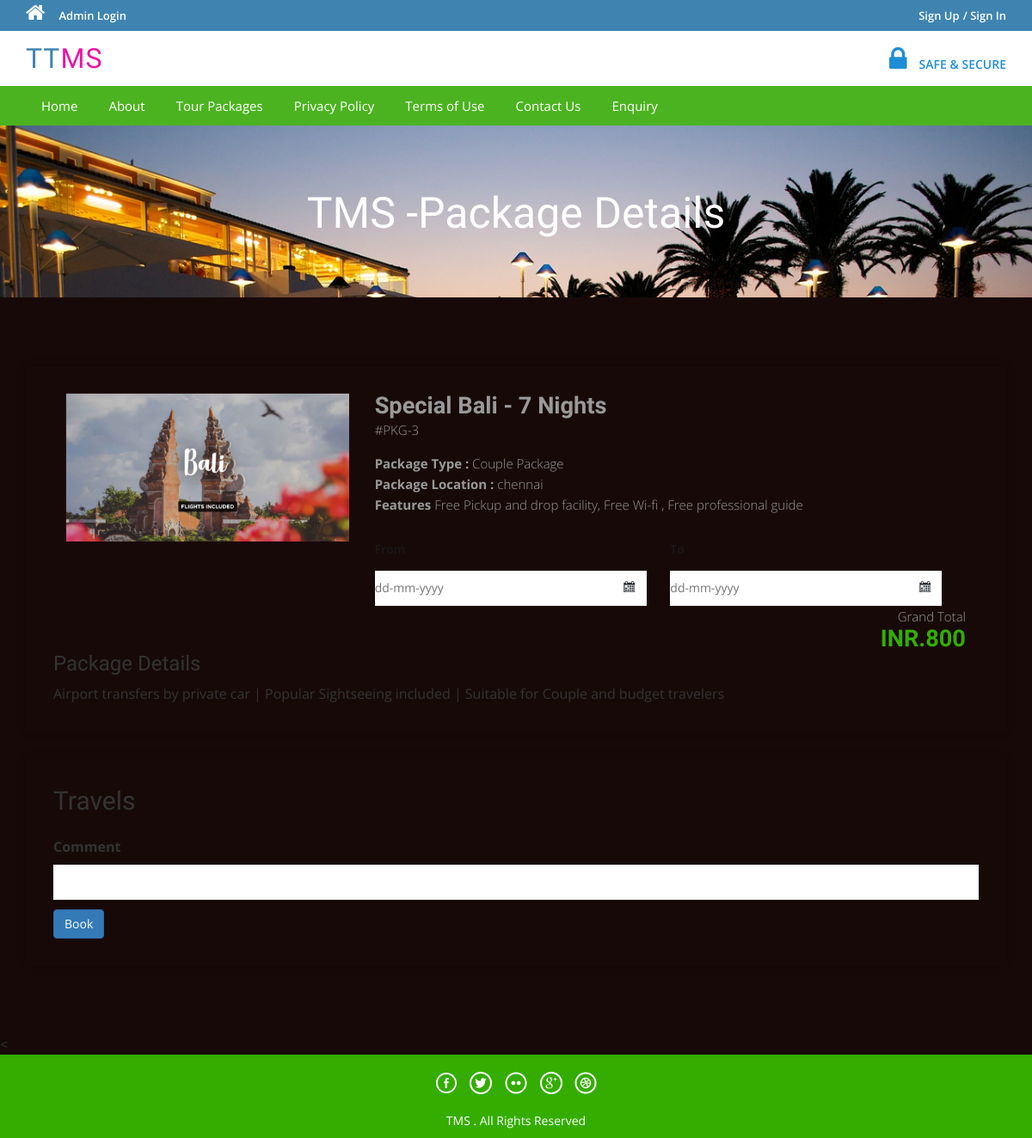
Page /tms/package-details.php?pkgid=3 on the committed database.
### tables this page shows
CREATE TABLE `tbltourpackages` (
  `PackageId` int(11) NOT NULL,
  `PackageName` varchar(200) DEFAULT NULL,
  `PackageType` varchar(150) DEFAULT NULL,
  `PackageLocation` varchar(100) DEFAULT NULL,
  `PackagePrice` int(11) DEFAULT NULL,
  `PackageFetures` varchar(255) DEFAULT NULL,
  `PackageDetails` mediumtext DEFAULT NULL,
  `PackageImage` varchar(100) DEFAULT NULL,
  `Creationdate` timestamp NULL DEFAULT current_timestamp(),
  `UpdationDate` timestamp NULL DEFAULT NULL ON UPDATE current_timestamp()
);

### tms/package-details.php (the view, shortened to what this page needs)
<?php
include('includes/config.php');
?>
<!DOCTYPE HTML>
<html>
<head>
<link href="css/bootstrap.css" rel='stylesheet' type='text/css' />
<link href="css/style.css" rel='stylesheet' type='text/css' />
<link href="css/font-awesome.css" rel="stylesheet">
<link href="css/animate.css" rel="stylesheet" type="text/css" media="all">
<link rel="stylesheet" href="css/jquery-ui.css" />
</head>
<body>
<?php include('includes/header.php');?>
<div class="banner-3">
	<div class="container">
		<h1 class="wow zoomIn animated animated" data-wow-delay=".5s" style="visibility: visible; animation-delay: 0.5s; animation-name: zoomIn;"> TMS -Package Details</h1>
	</div>
</div>
<div class="selectroom">
	<div class="container">
<?php
$pid=intval($_GET['pkgid']);
$sql = "SELECT * from tbltourpackages where PackageId=:pid";
$query = $dbh->prepare($sql);
$query -> bindParam(':pid', $pid, PDO::PARAM_STR);
$query->execute();
$results=$query->fetchAll(PDO::FETCH_OBJ);
if($query->rowCount() > 0)
{
foreach($results as $result)
{	?>
<form name="book" method="post">
		<div class="selectroom_top">
			<div class="col-md-4 selectroom_left wow fadeInLeft animated" data-wow-delay=".5s">
				<img src="admin/pacakgeimages/<?php echo htmlentities($result->PackageImage);?>" class="img-responsive" alt="">
			</div>
			<div class="col-md-8 selectroom_right wow fadeInRight animated" data-wow-delay=".5s">
				<h2><?php echo htmlentities($result->PackageName);?></h2>
				<p class="dow">#PKG-<?php echo htmlentities($result->PackageId);?></p>
				<p><b>Package Type :</b> <?php echo htmlentities($result->PackageType);?></p>
				<p><b>Package Location :</b> <?php echo htmlentities($result->PackageLocation);?></p>
					<p><b>Features</b> <?php echo htmlentities($result->PackageFetures);?></p>
					<div class="ban-bottom">
				<div class="bnr-right">
				<label class="inputLabel">From</label>
				<input class="date" id="datepicker" type="text" placeholder="dd-mm-yyyy"  name="fromdate" required="">
			</div>
			<div class="bnr-right">
				<label class="inputLabel">To</label>
				<input class="date" id="datepicker1" type="text" placeholder="dd-mm-yyyy" name="todate" required="">
			</div>
			</div>
				<div class="grand">
					<p>Grand Total</p>
					<h3>INR.800</h3>
				</div>
			</div>
		<h3>Package Details</h3>
				<p style="padding-top: 1%"><?php echo htmlentities($result->PackageDetails);?> </p>
		</div>
		<div class="selectroom_top">
			<h2>Travels</h2>
			<div class="selectroom-info animated wow fadeInUp animated" data-wow-duration="1200ms" data-wow-delay="500ms" style="visibility: visible; animation-duration: 1200ms; animation-delay: 500ms; animation-name: fadeInUp; margin-top: -70px">
				<ul>
					<li class="spe">
						<label class="inputLabel">Comment</label>
						<input class="special" type="text" name="comment" required="">
					</li>
					<?php if($_SESSION['login'])
					{?>
						<li class="spe" align="center">
					<button type="submit" name="submit2" class="btn-primary btn">Book</button>
						</li>
						<?php } else {?>
							<li class="sigi" align="center" style="margin-top: 1%">
							<a href="#" data-toggle="modal" data-target="#myModal4" class="btn-primary btn" > Book</a></li>
							<?php } ?>
				</ul>
			</div>
		</div>
		</form>
<?php }} ?>
	</div>
</div>
<
<?php include('includes/footer.php');?>
</body>
</html>

### tms/css/style.css (style rules this page uses)
html, body { font-size: 100%; background: #180909; font-family: 'Open Sans', sans-serif; }
body a,.grid_1,plan_1,plan_1.one,plan_1.two,i.icon1, i.icon2, i.icon3, i.icon4, i.icon5, i.icon6 { transition:0.5s all; -webkit-transition:0.5s all; -moz-transition:0.5s all; -o-transition:0.5s all; -ms-transition:0.5s all; }
h1,h2,h3,h4,h5,h6 { margin:0; font-family: 'Roboto Condensed', sans-serif; }
p { margin:0; }
ul { margin:0; padding:0; }
label { margin:0; }
.bnr-right input[type="text"] { width: 95%; color: #9E9E9E; outline: none; font-size: 14px; padding: 10px 10px; border: 1px solid #9E9E9E; -webkit-appearance: none; margin-top: 10px; }
.date { background: url(../images/date-icon.png) no-repeat 95.5% 45% #fff; cursor: pointer; }
.ban-top .inputLabel,.ban-bottom .inputLabel { display: block; font-weight: 600; font-size: 14px; margin-bottom: 5px; color: #191919; }
.bnr-right { float: left; width:50%; }
.ban-bottom { margin-top: 30px; }
.banner-3 { background: url(../images/6.jpg)no-repeat; background-size: cover; -webkit-background-size: cover; -o-background-size: cover; -ms-background-size: cover; -moz-background-size: cover; min-height:200px; }
.banner-3 h1 { font-size: 50px; margin-bottom: 40px; padding: 1.5em 0 0; text-align: center; color: #fff; }
.selectroom { padding: 5em 0 3em; }
.selectroom_top { padding: 2em; box-shadow: 0px 0px 10px -4px #000; margin-bottom: 2em; }
.grand { text-align: right; }
.selectroom_right h2 { font-size: 1.7em; color: #999; font-weight: 600; margin: 0; }
.selectroom_right h3 { font-size: 1.7em; font-weight: 600; color:#34ad00; }
p.dow { font-size: 15px; color: #999; font-weight: 300; line-height: 1.8em; margin-bottom:1em; }
.selectroom_right p { font-size: 15px; line-height: 1.6em; font-weight: 300; color: #999; }
.selectroom-info li { display: inline-block; float: left; }
.selectroom input[type="text"] { width: 92%; color: #9E9E9E; outline: none; font-size: 14px; padding: 10px 0px; border: none; border-bottom:1px solid rgba(0,0,0,.12); -webkit-appearance: none; margin-top: 10px; }
.selectroom-info ul { margin-top: 3em; }
li.spe { width: 100%; margin-top: 3em; }
li.spe input[type="text"] { width: 100%; }

### rows in the picture
tbltourpackages: PackageImage (picture), PackageName "Special Bali - 7 Nights", PackageId "3", PackageType "Couple Package", PackageLocation "chennai", PackageFetures "Free Pickup and drop facility, Free Wi-fi , Free professional guide", PackageDetails "Airport transfers by private car | Popular Sightseeing included | Suitable for Couple and budget travelers"
